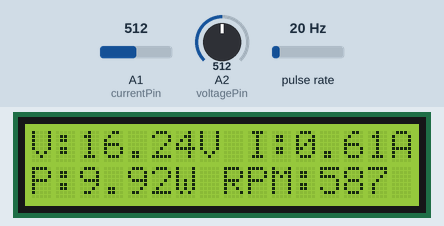
Simulated run of this sketch. Board: Arduino Uno, built with avr-gcc and run on an emulated ATmega328P. On the bench: 16×2 character LCD. Wiring (inferred from the names in the program): pulse sensor: data pin 2. The inputs (shaded band) are chosen by the test bench; at power-on: pulse rate 20 Hz, A1 (currentPin) = 512, A2 (voltagePin) = 512. What the sketch prints to the serial monitor is not drawn.

Above: at 4.6 s.
4.7 s: pulse rate (sensor on pin 2) set to 4 Hz
At 8.0 s:
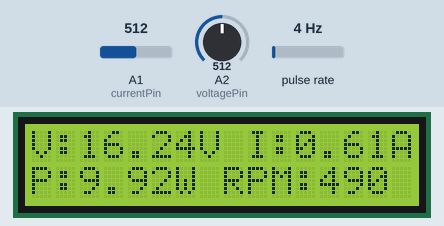
10.7 s: A1 (currentPin) set to 716
At 12.2 s:
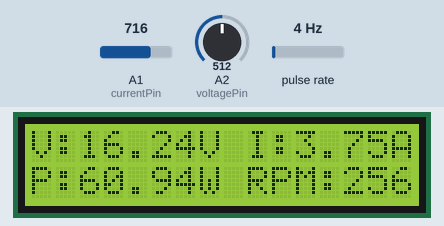
15.8 s: A2 (voltagePin) set to 716
At 20.0 s:
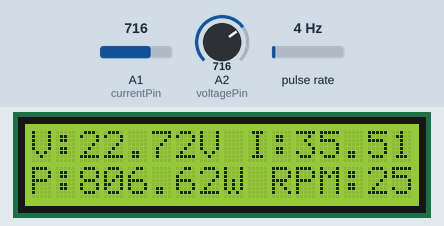
22.7 s: pulse rate (sensor on pin 2) set to 50 Hz
At 25.6 s:
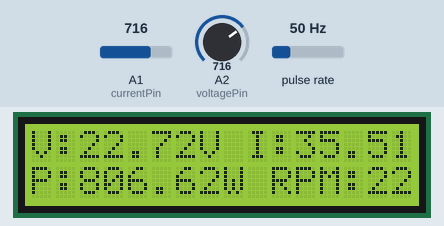
28.7 s: A1 (currentPin) set to 900
At 30.1 s:
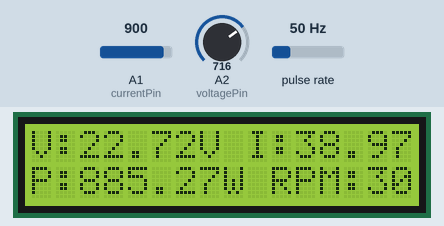
33.8 s: A2 (voltagePin) set to 900
At 38.2 s:
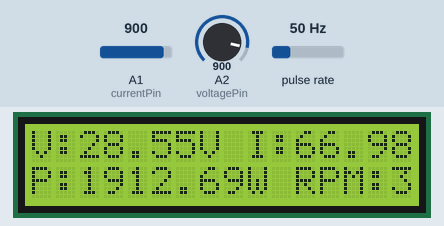
Timing chart, 0 to 39.7 s (numbered marks = the images above; inputs shaded):
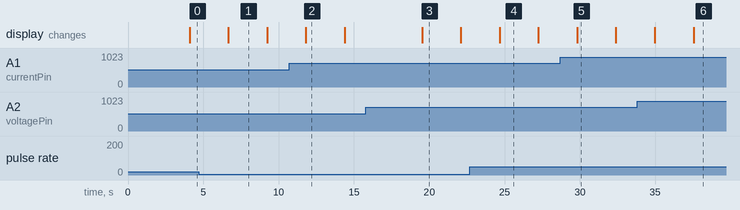

The sketch:

RPM.ino
```cpp
#include <ACS712.h>
#include <Wire.h>
#include <LiquidCrystal.h>

// Initialize LCD (LCD Keypad Shield uses these pins)
LiquidCrystal lcd(8, 9, 4, 5, 6, 7);

// Pin definitions
const int voltagePin = A2;  // Voltage sensor on A2
const int currentPin = A1;  // Current sensor on A1
const int irPin = 2;        // IR sensor output connected to digital pin 2

// Voltage Divider Values for Resistors
const float R1 = 9650.0;
const float R2 = 2900.0;

// Calibration for ACS 712
const float sensitivity = 0.100;
const float vRef = 5;
const float vOffset = 2.485;

// Calibration factors
const float voltageCalibrationFactor = 1.5; // Adjust this to get V = 3.0
const float currentCalibrationFactor = 3.5; // Adjust this to get I = 2.0

// Global Variables for power calculation
float voltage = 0.0;
float current = 0.0;
float power = 0.0;

// RPM Variables
volatile float rev = 0;  // Stores the count of revolutions
int rpm = 0;
unsigned long oldtime = 0;

void isr() // interrupt service routine
{
  rev++;
}

void setup() {
  Serial.begin(9600); // Initialize Serial Communication

  // Initialize LCD
  lcd.begin(16, 2); // Set up the LCD's number of columns and rows
  lcd.setCursor(1, 0);
  lcd.print("Power & RPM Meter");
  delay(2000);

  attachInterrupt(digitalPinToInterrupt(irPin), isr, RISING);  // Attach interrupt on pin 2 for RPM counting
}

void loop() {
  // Measure Voltage
  voltage = measureVoltage();

  // Measure Current
  current = measureCurrent();

  // Calculate Power (P = V * I)
  power = voltage * current;

  // Calculate RPM
  delay(1000);                       // Wait for 1 second
  detachInterrupt(digitalPinToInterrupt(irPin)); // Detach interrupt to calculate RPM
  unsigned long time = millis() - oldtime; // Calculate time interval in milliseconds
  rpm = (rev / time) * 60000;        // Calculate RPM
  oldtime = millis();                 // Update oldtime
  rev = 0;                            // Reset revolution count for the next interval
  attachInterrupt(digitalPinToInterrupt(irPin), isr, RISING); // Reattach the interrupt

  // Display data on LCD
  displayData(voltage, current, power, rpm);

  // Debug info in Serial Monitor
  Serial.print("Voltage: ");
  Serial.print(voltage); Serial.println(" V");
  Serial.print("Current: ");
  Serial.print(current); Serial.println(" A");
  Serial.print("Power: ");
  Serial.print(power); Serial.println(" W");
  Serial.print("RPM: ");
  Serial.print(rpm); Serial.println(" RPM");

  Serial.println("---------------------------------------");

  delay(500);
}

// Function to measure voltage using a Voltage Divider
float measureVoltage() {
  int sensorValue = analogRead(voltagePin);
  float adcVoltage = (sensorValue / 1023.0) * 5.0;
  float actualVoltage = (adcVoltage / (R2 / (R1 + R2))) * voltageCalibrationFactor;
  return actualVoltage;
}

// Function to measure current using ACS 712
float measureCurrent() {
  int numReadings = 100;
  float total = 0.0;
  for (int i = 0; i < numReadings; i++) {  // Take 100 samples
    int sensorValue = analogRead(currentPin);
    float adcVoltage = (sensorValue / 1023.0) * 5.0;
    total += ((adcVoltage - vOffset) / sensitivity) * currentCalibrationFactor; // Convert to current in Amps with calibration
    delay(10); // short delay between readings
  }
  return total / numReadings; // Return average current
}

// Function to display data on the LCD
void displayData(float voltage, float current, float power, int rpm) {
  lcd.clear(); // Clear the LCD

  // Display voltage and current on the first line
  lcd.setCursor(0, 0);
  lcd.print("V:");
  lcd.print(voltage, 2);
  lcd.print("V I:");
  lcd.print(current, 2);
  lcd.print("A");

  // Display power and RPM on the second line
  lcd.setCursor(0, 1);
  lcd.print("P:");
  lcd.print(power, 2);
  lcd.print("W RPM:");
  lcd.print(rpm);
}
```

Measured:
- after the input at 10.7 s, the display: changes after 1.1 s (image 2)
- after the input at 15.8 s, the display: changes after 3.7 s (image 3)
- after the input at 22.7 s, the display: changes after 2.0 s (image 4)
- after the input at 28.7 s, the display: changes after 1.1 s (image 5)
- after the input at 33.8 s, the display: first differs from a run without the input after 3.7 s (image 6)
- what the display in image 1 shows lasts 2.5 s, from 6.7 s to 9.2 s
